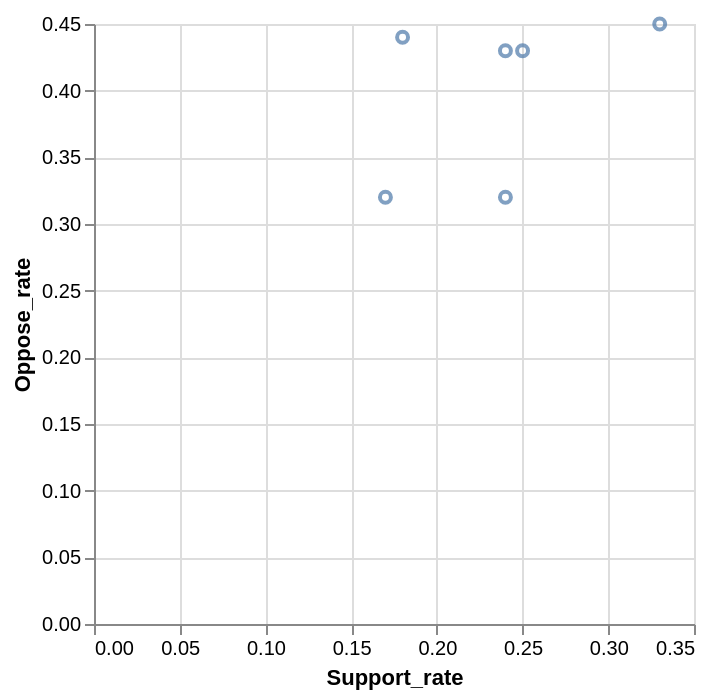

Here is the Vega-Lite specification saved for this chart:
### Vega-Lite specification from a JSON file in a GitHub repository (floating-point values rounded to 4 significant figures)
{"data": {"values": [{"x_data": 0.25, "y_data": 0.43}, {"x_data": 0.33, "y_data": 0.45}, {"x_data": 0.24, "y_data": 0.43}, {"x_data": 0.18, "y_data": 0.44}, {"x_data": 0.24, "y_data": 0.32}, {"x_data": 0.17, "y_data": 0.32}]}, "mark": "point", "encoding": {"x": {"field": "x_data", "type": "quantitative", "title": "Support_rate"}, "y": {"field": "y_data", "type": "quantitative", "title": "Oppose_rate"}}}
